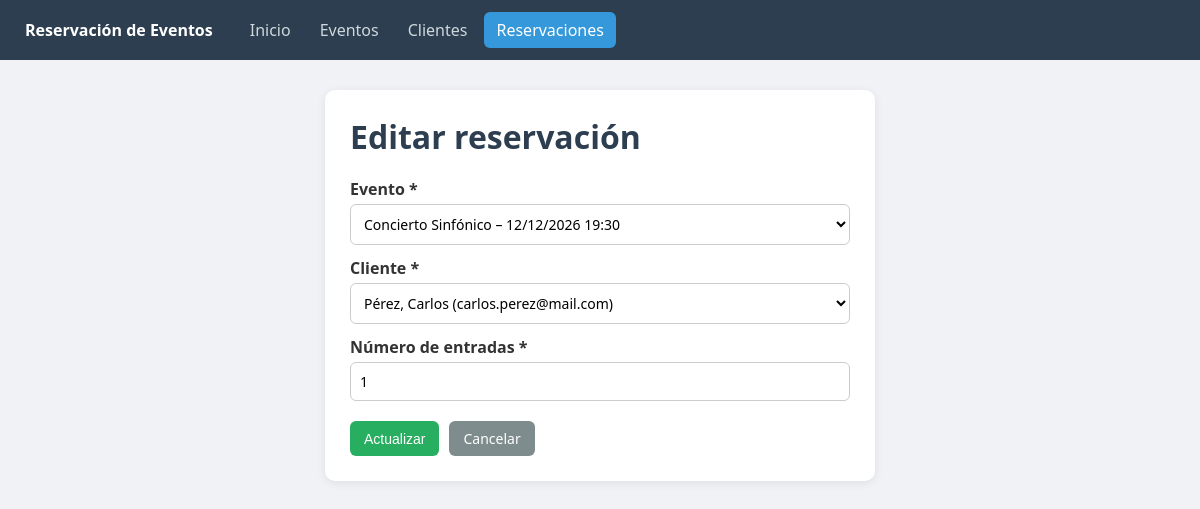
Page /reservacion_form.php?id=2 on the committed database.
### tables this page shows
CREATE TABLE IF NOT EXISTS reservaciones (
    reservacion_id INT AUTO_INCREMENT PRIMARY KEY,
    evento_id INT NOT NULL,
    cliente_id INT NOT NULL,
    cantidad INT NOT NULL DEFAULT 1,
    fecha_reservacion TIMESTAMP DEFAULT CURRENT_TIMESTAMP,
    CONSTRAINT fk_reservacion_evento FOREIGN KEY (evento_id) REFERENCES eventos(evento_id),
    CONSTRAINT fk_reservacion_cliente FOREIGN KEY (cliente_id) REFERENCES clientes(cliente_id),
    CONSTRAINT uq_evento_cliente UNIQUE (evento_id, cliente_id)
);

CREATE TABLE IF NOT EXISTS eventos (
    evento_id INT AUTO_INCREMENT PRIMARY KEY,
    nombre VARCHAR(120) NOT NULL,
    descripcion TEXT,
    fecha DATETIME NOT NULL,
    ubicacion VARCHAR(200) NOT NULL
);

CREATE TABLE IF NOT EXISTS clientes (
    cliente_id INT AUTO_INCREMENT PRIMARY KEY,
    nombre VARCHAR(100) NOT NULL,
    apellido VARCHAR(100) NOT NULL,
    email VARCHAR(120) NOT NULL UNIQUE,
    telefono VARCHAR(15)
);

### config/Database.php (called while the page is built)
<?php
class Database
{
    private string $host = "localhost";
    private string $dbName = "reservacion_eventos";
    private string $user = "root";
    private string $password = "";
    private static ?PDO $conexion = null;
    public function conectar(): PDO
    {
        if (self::$conexion === null) {
            try {
                $dsn = "mysql:host={$this->host};dbname={$this->dbName};charset=utf8mb4";
                self::$conexion = new PDO($dsn, $this->user, $this->password);
                self::$conexion->setAttribute(PDO::ATTR_ERRMODE, PDO::ERRMODE_EXCEPTION);
                self::$conexion->setAttribute(PDO::ATTR_DEFAULT_FETCH_MODE, PDO::FETCH_ASSOC);
            } catch (PDOException $e) {
                die("Error de conexión: " . $e->getMessage());
            }
        }
        return self::$conexion;
    }
}

### models/Reservacion.php (called while the page is built, shortened)
<?php
require_once __DIR__ . "/../config/Database.php";
class Reservacion
{
    private int $eventoId = 0;
    private int $clienteId = 0;
    private int $cantidad = 1;
    private PDO $db;
    private string $tabla = "reservaciones";
    public function __construct()
    {
        $this->db = (new Database())->conectar();
    }
    public function getEventoId(): int { return $this->eventoId; }
    public function setEventoId(int $eventoId): void { $this->eventoId = $eventoId; }
    public function getClienteId(): int { return $this->clienteId; }
    public function setClienteId(int $clienteId): void { $this->clienteId = $clienteId; }
    public function getCantidad(): int { return $this->cantidad; }
    public function setCantidad(int $cantidad): void { $this->cantidad = $cantidad; }
    public function buscarPorId(int $id): bool
    {
        $stmt = $this->db->prepare("SELECT * FROM {$this->tabla} WHERE reservacion_id = :id");
        $stmt->execute([":id" => $id]);
        $fila = $stmt->fetch();
        return true;
    }
}

### models/Evento.php (called while the page is built, shortened)
<?php
require_once __DIR__ . "/../config/Database.php";
class Evento
{
    private PDO $db;
    private string $tabla = "eventos";
    public function __construct()
    {
        $this->db = (new Database())->conectar();
    }
    public function listar(string $buscar = ""): array
    {
        $sql = "SELECT e.*, COALESCE(SUM(r.cantidad), 0) AS reservados
                FROM {$this->tabla} e
                LEFT JOIN reservaciones r ON r.evento_id = e.evento_id";
        $params = [];
        $sql .= " GROUP BY e.evento_id ORDER BY e.fecha";
        $stmt = $this->db->prepare($sql);
        $stmt->execute($params);
        return $stmt->fetchAll();
    }
}

### includes/funciones.php (called while the page is built, shortened)
<?php
function e($txt) { return htmlspecialchars((string)$txt, ENT_QUOTES, "UTF-8"); }

### models/Cliente.php (called while the page is built, shortened)
<?php
require_once __DIR__ . "/../config/Database.php";
class Cliente
{
    private PDO $db;
    private string $tabla = "clientes";
    public function __construct()
    {
        $this->db = (new Database())->conectar();
    }
    public function listar(string $buscar = ""): array
    {
        if ($buscar !== "") {
            $sql = "SELECT * FROM {$this->tabla}
                    WHERE nombre LIKE :b OR apellido LIKE :b OR email LIKE :b
                    ORDER BY apellido, nombre";
            $stmt = $this->db->prepare($sql);
            $stmt->execute([":b" => "%$buscar%"]);
        } else {
            $stmt = $this->db->query("SELECT * FROM {$this->tabla} ORDER BY apellido, nombre");
        }
        return $stmt->fetchAll();
    }
}

### reservacion_form.php (the view, shortened to what this page needs)
<?php
require_once "models/Reservacion.php";
require_once "models/Evento.php";
require_once "models/Cliente.php";
require_once "includes/funciones.php";
$reservacion = new Reservacion();
$esEdicion = false;
if (isset($_GET["id"])) {
    $esEdicion = $reservacion->buscarPorId((int)$_GET["id"]);
} elseif (isset($_GET["evento"])) {
    $reservacion->setEventoId((int)$_GET["evento"]);
}
$eventos = (new Evento())->listar();
$clientes = (new Cliente())->listar();
$titulo = $esEdicion ? "Editar reservación" : "Nueva reservación";
require "includes/header.php";
?>
<div class="contenedor angosto">
    <h1><?= $titulo ?></h1>
    <form method="POST" class="formulario">
        <label>Evento *</label>
        <select name="evento_id" required>
            <?php foreach ($eventos as $ev): ?>
                <option value="<?= $ev["evento_id"] ?>" <?= $ev["evento_id"] == $reservacion->getEventoId() ? "selected" : "" ?>>
                    <?= e($ev["nombre"]) ?> – <?= fecha($ev["fecha"]) ?>
                </option>
            <?php endforeach; ?>
        </select>
        <label>Cliente *</label>
        <select name="cliente_id" required>
            <?php foreach ($clientes as $c): ?>
                <option value="<?= $c["cliente_id"] ?>" <?= $c["cliente_id"] == $reservacion->getClienteId() ? "selected" : "" ?>>
                    <?= e($c["apellido"] . ", " . $c["nombre"]) ?> (<?= e($c["email"]) ?>)
                </option>
            <?php endforeach; ?>
        </select>
        <label>Número de entradas *</label>
        <input type="number" name="cantidad" min="1" max="10" required value="<?= e($reservacion->getCantidad()) ?>">
        <div class="botones">
            <button type="submit" class="btn verde"><?= $esEdicion ? "Actualizar" : "Reservar" ?></button>
            <a href="reservaciones.php" class="btn gris">Cancelar</a>
        </div>
    </form>
</div>
<?php require "includes/footer.php"; ?>

### css/estilos.css (style rules this page uses)
* { box-sizing: border-box; margin: 0; padding: 0; }
body { font-family: "Segoe UI", Arial, sans-serif; background: #f0f2f5; color: #333; }
.contenedor { max-width: 1150px; margin: 30px auto; background: #fff; padding: 25px; border-radius: 10px; box-shadow: 0 2px 10px rgba(0,0,0,.08); }
.contenedor.angosto { max-width: 550px; }
h1 { margin-bottom: 20px; color: #2c3e50; }
input, textarea, select { width: 100%; padding: 9px; border: 1px solid #ccc; border-radius: 6px; font-size: 14px; font-family: inherit; background: #fff; }
.btn { display: inline-block; padding: 8px 14px; border: none; border-radius: 6px; background: #3498db; color: #fff; text-decoration: none; font-size: 14px; cursor: pointer; white-space: nowrap; }
.verde { background: #27ae60; }
.gris { background: #7f8c8d; }
.formulario label { display: block; margin: 12px 0 4px; font-weight: 600; }
.botones { margin-top: 20px; display: flex; gap: 10px; }

### rows in the picture
reservaciones: titulo "Editar reservación", evento_id "Concierto Sinfónico – 12/12/2026 19:30", cliente_id "Pérez, Carlos (carlos.perez@mail.com)", cantidad "1"
